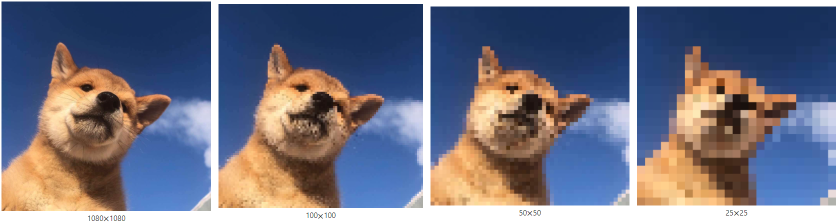
#> input picture 1. 介绍/doge.png, 1678 x 446 px (shown at 1/2 size)
$ jupyter execute Introduction.ipynb
#> lines starting #> are read from the running program, lines starting #| are printed output that depends on the picture; after the words box and inside, x2 and y2 are one past the last pixel; in counts of white or black regions, pixels touching at a corner belong together
# 1. 介绍

下图是计算机视觉的三个阶段，其中前两个阶段都属于数字图像处理的范畴。有的同学为了追求学习速度直接跳过数字图像处理部分，这是不可取的，数字图像处理不仅是cv深度学习的基础，也是面试题的高频考点

<div align=center></div>
<div align=center>计算机视觉的三个阶段</div>

# 1.1 环境配置

## 1.2 什么是数字图像？

我们可以用一个二维函数$f(x,y)$来定义一张图像，其中$(x,y)$是空间坐标，任意一对空间坐标$(x,y)$处的幅值$f$称为图像在该点的强度或灰度。特别地，当$x,y$和灰度值$f$都是有限的离散值时，我们称该图像为**数字图像**。

**注意：大多数图像都定义为一个矩形。**

下面，我们从定义域和值域来研究这个函数。

- 定义域

对于数字图像来说，$x$和$y$是有限的离散值，即$x=0, 1, 2, \dots, M-1$ 和 $y = 0, 1, 2, \dots, N-1$，其中$M$代表图像的高度（垂直方向的像素数），$N$代表图像的宽度（水平方向的像素数）。同一张图像，如果$M \times N$大，图像的像素点越多；反之，像素点越少。下图是同一张图不同$M$和$N$下的结果：

<center></center>

- 值域

对于数字图像来说，$f(x ,y)$的值域通常为$\left\{0, 1, 2, \dots, 255\right\}$，即我们用8 bits(1字节)来存储$(x, y)$这一点的灰度值。用8 bits存储的图像拥有256个**灰度级**（颜色），同样的，用 7 bits 存储的图像拥有128个灰度级。同一图片不同灰度级的结果如下所示：

<table>
    <tr>
        <td ><center>(a) 8 bits（256灰度级） </center></td>
        <td ><center>(b) 7 bits（128灰度级） </center></td>
        <td ><center>(c) 6 bits（64灰度级） </center></td>
        <td ><center>(d) 5 bits（32灰度级） </center></td>
    </tr>
    <tr>
        <td ><center>(e) 4 bits（16灰度级） </center></td>
        <td ><center>(f) 3 bits（8灰度级） </center></td>
        <td ><center>(g) 2 bits（4灰度级） </center></td>
        <td ><center>(h) 1 bit（2灰度级） </center></td>
    </tr>
</table>

在灰度级不断减少的过程中，图像会出现**伪轮廓**，如16灰度级中天空部分，这是因为平滑区域中的灰度级数不足引起的，在以16级灰度或更少级灰度显示的图像中，伪轮廓通常十分明显。

<center></center>

## 1.3 颜色组成

- 彩色图

我们通常用R（红）、G（绿）、B（蓝）三个通道来表示一张彩色图像，也就是说，一张彩色图像由三个函数$R(x, y)$、$G(x, y)$和$B(x, y)$组成。

<table>
    <tr>
        <td ><center>蓝 </center></td>
        <td ><center>绿 </center></td>
        <td ><center>红 </center></td>
    </tr>
</table>

如果每个通道的灰度值用8bits来存储，那一张彩色图像总共可以表示$2^{8+8+8}=16777216 $种颜色，这就是经常所说的“24位真彩色” 。
<div align=center></div>
<div align=center>RGB色彩空间</div>

- 灰度图

彩色图像是由R、G、B三通道组成的图片，灰度图（如图(a)）就是单通道图片。彩色图像可以通过著名的心理学公式转换为灰度图：

$$Grey = 0.299\times R + 0.587 \times G + 0.114 \times B$$

## 1.4 数字图像的矩阵表示

图像的函数表示太过抽象，一种更直观的表示方法是矩阵表示。$f(0, 0)$代表$x=0, y=0$这一点的灰度值，这一元素位于矩阵的左上角，$x = M-1, Y=N-1$这点的像素值位于矩阵右下角，说明图像坐标轴的原点位于左上角，x轴位于垂直方向且从上往下由零开始不断递增，y轴位于水平方向且从左往右由零开始不断递增。从另一个角度说，矩阵$M$为矩阵的行数，$N$为矩阵的列数，所以$M$对应图像的高，$N$对应图像的宽。

<div align=center></div>

<table>
    <tr>
        <td ><center> </center></td>
        <td ><center> </center></td>
    </tr>
</table>

下面是一张图片和它对应的矩阵：

<table>
    <tr>
        <td ><center> </center></td>
        <td ><center> </center></td>
    </tr>
</table>

**注意：灰度图片对应一个矩阵，彩色图片对应三个矩阵**

## 1.5 Python OpenCV基本操作

OpenCV帮助文档：https://docs.opencv.org/4.5.2/ ，以读取图片(cv2.imread)为例

<div align=center></div>

1. 读取图片

[cell 1]
import cv2
import numpy as np

img = cv2.imread('doge.png')  # 默认是彩色图片，图片路径中不能包含中文，读取的数据结构是numpy数组
#> img is the input picture: shape (446, 1678, 3); mean B, G, R 132.3, 115.8, 115.1
img.shape  # 数组的形状：446是三维数组的第一个维度，对应图片的高；1678是三维数组的第二个维度，对应图片的宽；3对应图片的通道数，这里是彩色图片所以为3。
#> Out = (446, 1678, 3)

[cell 2]
np.unique(img)  # 该图像包含的灰度值，可以看出灰度值的范围在0~255之间
#> Out = 254 values from 2 to 255

[cell 3]
gray = cv2.imread('doge.png', 0)  # 第二个参数为0读取为灰度图片
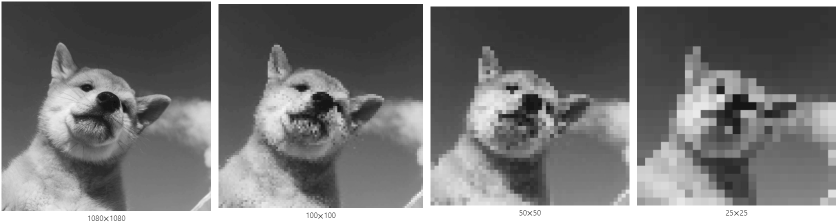
#> gray: shape (446, 1678) (shown at 1/2 size); min 0, max 255, mean 121
gray.shape
#> Out = (446, 1678)

2. 显示图片

[cell 4]
cv2.imshow('origin', img)  # 显示彩色图，第一个参数是窗口名，第二个参数是图像所对应的numpy数组
cv2.imshow('gray', gray)  # 显示灰度图
cv2.waitKey(0)  # 参数为0或负数为按任意键继续，正数则与time.sleep功能相同
cv2.destroyAllWindows()  # 关闭所有窗口

3. 写入图片

[cell 5]
cv2.imwrite('gray.jpg', gray)  # 第一个参数为文件名，第二个参数为图片对应的numpy数组
#> Out = True

4. RGB颜色对照表

对于灰度图来说，0对应黑色，255对应白色，灰度值越大对应颜色越白（亮），越小颜色越黑（暗）。

对于彩色图来说，常用的RGB颜色：

|颜色|R|G|B
|-|-|-|-
|白色|255|255|255
|黑色|0|0|0
|红色|255|0|0
|橙色|255|165|0
|黄色|255|255|0
|绿色|0|255|0
|青色|0|255|255
|蓝色|0|0|255
|紫色|160|32|240

因为历史原因，OpenCV读取和显示的图片通道顺序为B、G、R，而其他包如matplotlib和Pillow通道顺序为RGB，所以如果我们想用OpenCV读取图片再用matplotlib或Pillow显示的话，需要将BGR转化为RGB。将BGR转为RGB有下面两种方式：

- cv2.cvtColor

[cell 6]
rgb = cv2.cvtColor(img, cv2.COLOR_BGR2RGB)
cv2.imshow('origin', rgb)
cv2.waitKey(0)
cv2.destroyAllWindows()

- numpy数组特性

[cell 7]
# 方法一：
rgb1 = img[:, :, ::-1]  # ::-1代表倒序，BGR倒序后就为RGB
# 方法二：
rgb2 = img[:, :, [2, 1, 0]]  # 利用索引将B和R调换位置
cv2.imshow('rgb1', rgb1)
cv2.imshow('rgb2', rgb2)
cv2.waitKey(0)
cv2.destroyAllWindows()

对于RGB转BGR同理即可。下面演示如何根据RGB颜色表生成彩色图片：

[cell 8]
img = np.zeros((500, 250, 3), dtype=np.uint8)  # 生成一张高为500宽为250的黑色图像，注意数据类型必须为无符号八位整型
cv2.imshow('black', img)
cv2.waitKey(0)
cv2.destroyAllWindows()

[cell 9]
# 生成蓝色图片
img[:, :, 0] = 255
cv2.imshow('black', img)
cv2.waitKey(0)
cv2.destroyAllWindows()

[cell 10]
# 生成蓝色图片
img[:, :, 1] = 255
cv2.imshow('black', img)
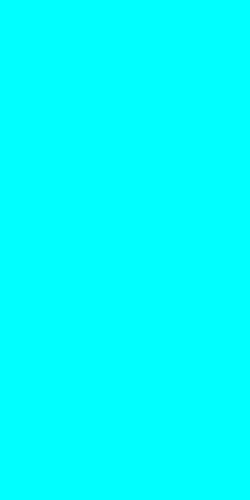
#> window 'black': shape (500, 250, 3); mean B, G, R 255, 255, 0
cv2.waitKey(0)
cv2.destroyAllWindows()

5. 截图

由上面的例子我们知道，doge.png其实是由四张图片拼接而成，如果现在需要把其中的第二张图片截取出来，可以做下面的操作：

[cell 11]
img = cv2.imread('doge.png')
h, w, c = img.shape
#> h = 446; w = 1678; c = 3
second_fig = img[:, int(w/4):2*int(w/4), :]
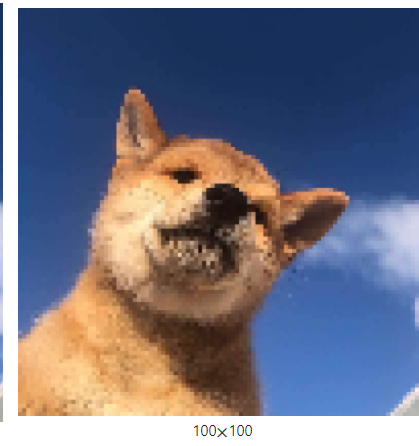
#> second_fig: shape (446, 419, 3); mean B, G, R 131.5, 115.2, 114.6
cv2.imshow('second_fig', second_fig)
cv2.waitKey(0)
cv2.destroyAllWindows()

上面提到的方式是比较粗略的截图方式，如果需要精准截图，windows用户可以利用画图工具确定截图坐标，linux可以直接imshow来确定坐标。

<div align=center></div>

## 1.6 本节相关代码

- 1.2 定义域

**注意：由于$25\times 25$的图像显示出来太小，为了方便大家观看，我先将$1080\times 1080$的图片缩小到$25 \times 25$，再用最近邻插值（第三节中会详细讨论）放大到$1080 \times 1080$，但实际高和宽并非25，而是1080，对于$50 \times 50$和$100 \times 100$也是如此。**

[cell 12]
import cv2
import os

img = cv2.imread('./doge1080.jpg')
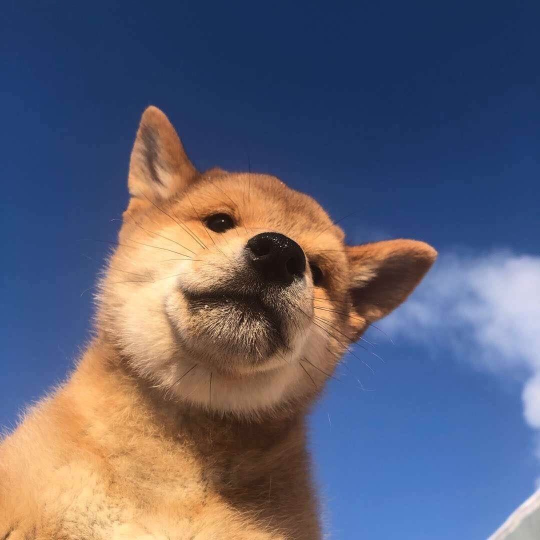
#> input picture 1. 介绍/doge1080.jpg, 1080 x 1080 px (shown at 1/2 size)
#> img is the input picture: shape (1080, 1080, 3); mean B, G, R 116.1, 97.2, 96.5
print(img.shape)
#| (1080, 1080, 3)
dst = cv2.resize(img, [25, 25])
dst = cv2.resize(dst, [1080, 1080], interpolation = cv2.INTER_NEAREST)
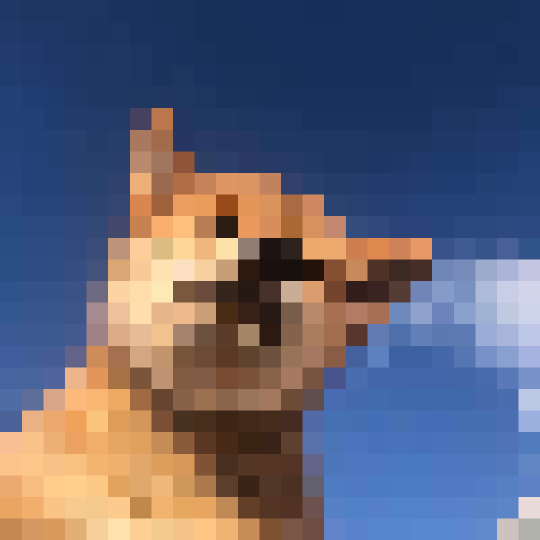
#> dst: shape (1080, 1080, 3) (shown at 1/2 size); mean B, G, R 115.9, 97.3, 96.7
cv2.imshow('test', dst)
key = cv2.waitKey()
#> (key Esc is pressed here)
if key == 27:
    cv2.destroyAllWindows()
cv2.imwrite('doge25.jpg', dst)
#> Out = True

- 1.2 值域

**注意：由于OpenCV只支持显示8 bits的图片，这里降低灰度级并没有减少存储空间，即灰度级仍是256。具体操作如下：**

如果灰度级为2，则原图像灰度值为0\~127的点灰度值修改为0，原图像128\~255修改为128。

如果灰度级为4，则原图像灰度值为0\~63的点灰度值修改为0，原图像64\~127修改为64，原图像128\~191修改为128，原图像192\~255修改为192。

其他灰度级以此类推。

[cell 13]
import cv2
import numpy as np
def ReduceDepth(img, depth):
    assert depth <= 256
    ratio = 256 / depth
    dst = np.uint8(img/ratio)*ratio
    dst = dst.astype(np.uint8)
    cv2.imshow('ori', dst)
    key = cv2.waitKey(0)
    cv2.destroyAllWindows()
    cv2.imwrite(f'doge{depth}.jpg', dst)
for i in range(1, 9):
    img = cv2.imread('./doge1080.jpg', 0)
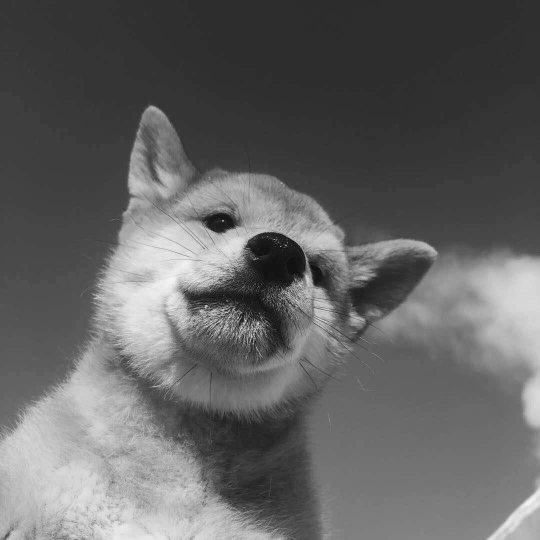
#> img: shape (1080, 1080) (shown at 1/2 size); min 0, max 250, mean 99.1
    ReduceDepth(img, 2**i)
#> in ReduceDepth, `dst = np.uint8(img/ratio)*ratio`:
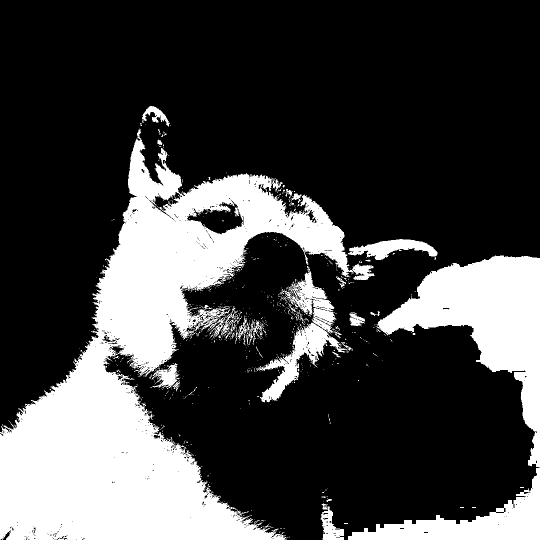
#> dst: shape (1080, 1080) float64 (shown at 1/2 size); values 0 (black) and 128 (white), 26.6% white; 742 white regions (698 under 20 px), largest, box (x1, y1, x2, y2) and area: (0, 258, 749, 1080) 215058, (751, 511, 1080, 935) 50790, (696, 936, 1080, 1080) 18268
#> (key Esc is pressed here)

- 1.3

[cell 14]
import cv2

img = cv2.imread('doge1080.jpg')
b = np.zeros_like(img)
g = np.zeros_like(img)
r = np.zeros_like(img)
b[:, :, 0] = img[:, :, 0]
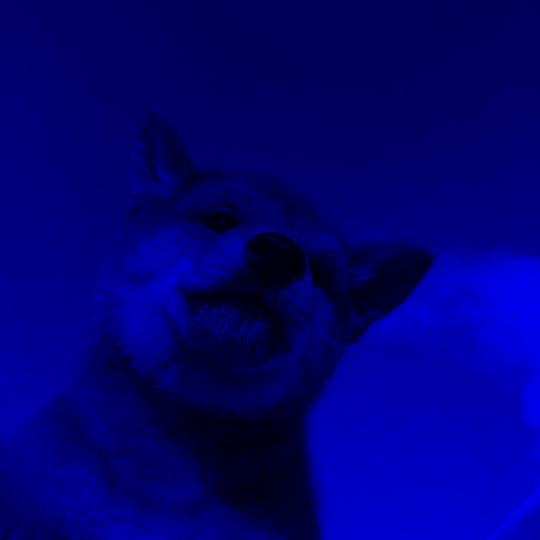
#> b: shape (1080, 1080, 3) (shown at 1/2 size); mean B, G, R 116.1, 0, 0
g[:, :, 1] = img[:, :, 1]
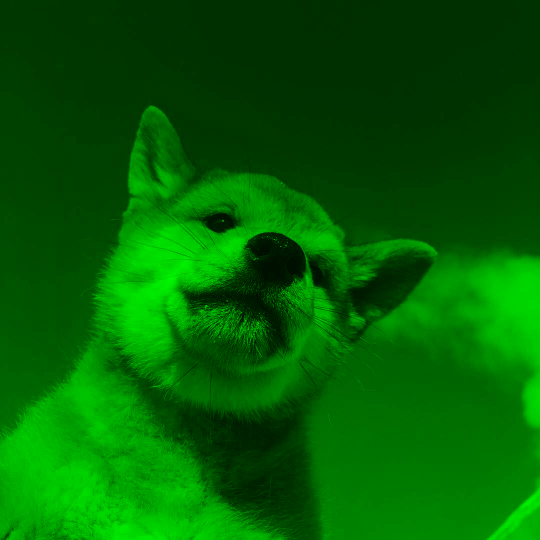
#> g: shape (1080, 1080, 3) (shown at 1/2 size); mean B, G, R 0, 97.2, 0
r[:, :, 2] = img[:, :, 2]
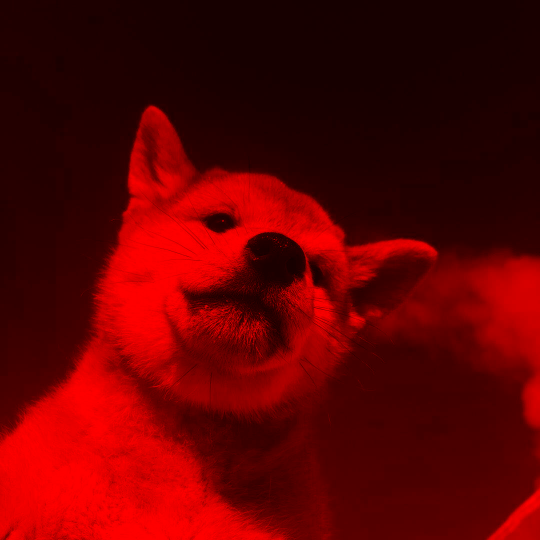
#> r: shape (1080, 1080, 3) (shown at 1/2 size); mean B, G, R 0, 0, 96.5
cv2.imshow('ori', img)
cv2.imshow('r', r)
cv2.imshow('g', g)
cv2.imshow('blue', b)
cv2.imwrite('doge_blue.jpg', b)
cv2.imwrite('doge_green.jpg', g)
cv2.imwrite('doge_red.jpg', r)

key = cv2.waitKey()
#> (key Esc is pressed here)
if key == 27:
    cv2.destroyAllWindows()
